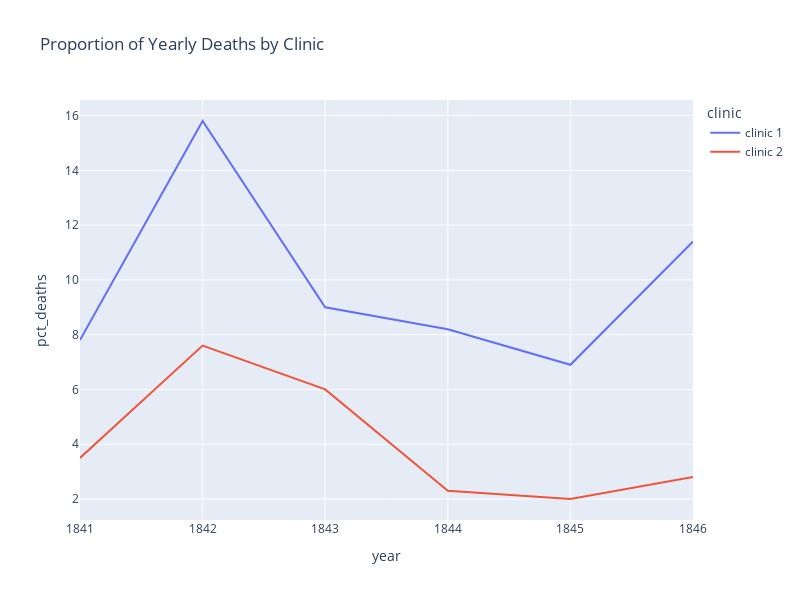

Notebook cell for this chart:
### Markdown cell above
### Plotting the Proportion of Yearly Deaths by Clinic

### Code cell
line = px.line(data_frame=df_yearly,
        x="year",
        y="pct_deaths",
        color="clinic",
        title='Proportion of Yearly Deaths by Clinic',
        width=800,
        height=600)
line.show()

### Figure 1 — Plotly figure (JSON) as saved in the notebook; plotly's stock layout.template omitted (floating-point values rounded to 4 significant figures)
{"data": [{"hovertemplate": "clinic=clinic 1<br>year=%{x}<br>pct_deaths=%{y}<extra></extra>", "legendgroup": "clinic 1", "line": {"color": "#636efa", "dash": "solid"}, "marker": {"symbol": "circle"}, "mode": "lines", "name": "clinic 1", "orientation": "v", "showlegend": true, "type": "scatter", "x": [1841, 1842, 1843, 1844, 1845, 1846], "xaxis": "x", "y": [7.8, 15.8, 9, 8.2, 6.9, 11.4], "yaxis": "y"}, {"hovertemplate": "clinic=clinic 2<br>year=%{x}<br>pct_deaths=%{y}<extra></extra>", "legendgroup": "clinic 2", "line": {"color": "#EF553B", "dash": "solid"}, "marker": {"symbol": "circle"}, "mode": "lines", "name": "clinic 2", "orientation": "v", "showlegend": true, "type": "scatter", "x": [1841, 1842, 1843, 1844, 1845, 1846], "xaxis": "x", "y": [3.5, 7.6, 6, 2.3, 2, 2.8], "yaxis": "y"}], "layout": {"height": 600, "legend": {"title": {"text": "clinic"}, "tracegroupgap": 0}, "title": {"text": "Proportion of Yearly Deaths by Clinic"}, "width": 800, "xaxis": {"anchor": "y", "domain": [0, 1], "title": {"text": "year"}}, "yaxis": {"anchor": "x", "domain": [0, 1], "title": {"text": "pct_deaths"}}}}
